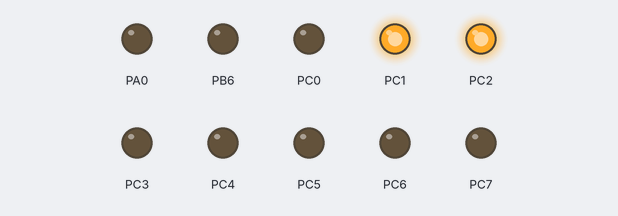
A program run on a simulated ATmega32, built with avr-gcc and emulated at 8 MHz. Shown: output pins drawn as LEDs (lit = HIGH). Pins used as bus, display or sensor lines are not drawn. At 0.1 s the program stops and its outputs stay as they are.

Above: at 0.1 s.
Timing chart, 0 to 1.6 s (numbered marks = the images above):
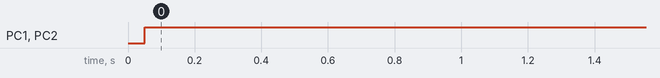

Measured:
- by itself, PC1, PC2: LOW → HIGH at 0.05 s

The program:

main.c
```c
#include"STD_TYPES.h"
#include"BIT_CALC.h"
#include"avr/delay.h"
#include"DIO_Interface.h"
#include"SPI_Interface.h"
#include"CLCD_interface.h"

//Slave Program

void main(void)
{
	u8 Local_u8ReceiveData;

	DIO_u8_SetPin_Dir(Group_B, DIO_u8_Pin_7 ,DIO_u8_Input);      //SCK Input for Slave
	DIO_u8_SetPin_Dir(Group_B, DIO_u8_Pin_6 ,DIO_u8_Output);      // MISO Master Input Slave Output
	DIO_u8_SetPin_Dir(Group_B, DIO_u8_Pin_5 ,DIO_u8_Input);    // MOSI Master Output Slave Input

	DIO_u8_SetPin_Dir(Group_B, DIO_u8_Pin_4 ,DIO_u8_Input);  // SS Input floating for Slave

	DIO_u8_SetPin_Dir(Group_A, DIO_u8_Pin_0 ,DIO_u8_Output);

	CLCD_voidInit();
	SPI_voidInitSlave();

	while(1)
	{
		Local_u8ReceiveData = SPI_u8Transceive(10);
		_delay_ms(1000);

		if(Local_u8ReceiveData == 1)
		{
			DIO_u8_SetPin_value(Group_A, DIO_u8_Pin_0 ,DIO_u8_High);
		}
	}
}


/*void main(void)
{
	//DIO_u8_SetPort_Dir(Group_B, DIO_u8_PORT_Output);
		DIO_u8_SetPort_Dir(Group_D, DIO_u8_PORT_Output);

		DIO_u8_SetPin_Dir(Group_B, DIO_u8_Pin_7 ,DIO_u8_Input);
		DIO_u8_SetPin_Dir(Group_B, DIO_u8_Pin_6 ,DIO_u8_Output);
		DIO_u8_SetPin_Dir(Group_B, DIO_u8_Pin_5 ,DIO_u8_Input);
		DIO_u8_SetPin_Dir(Group_B, DIO_u8_Pin_4 ,DIO_u8_Input);


		LCD_void_int_8Bit();

	//slave
	     //clc:I/P
	    //Miso:O/P
	   //Mosi:I/P
	   //SS:I/P
	//Master
		//clc:O/P-----B7
		//Miso:I/P----B6
		//Mosi:O/P----B5
		//SS:xxxx-----B4
	SPI_Slave_Init();
	u8 chr, state = 0;

	while(1)
	{
		chr = SPI_Transfer('S');
		if(chr == 'M'){
		DIO_u8_SetPin_value(Group_D,DIO_u8_Pin_3,DIO_u8_High);
		_delay_ms(1000);
		}
		//DIO_u8_SetPin_value(Group_D,DIO_u8_Pin_4,DIO_u8_High);}
		/*if(chr == 'A'){
		DIO_u8_SetPin_value(Group_D,DIO_u8_Pin_5,TOG_BIT(state,0));
		_delay_ms(1000);

		}
		if(chr == 'F'){

		DIO_u8_SetPin_value(Group_D,DIO_u8_Pin_4,TOG_BIT(state,0));
		_delay_ms(1000);

		}

	}

	SPI_Master_Init();
		while(1)
		{
			u8 chr;
			chr = SPI_Transfer("M");
		LCD_Void_Write_String(chr,0,0);

		}

}*/
```

CLCD_config.h
```c
/*
 * Config.h
 * CLCD driver for the microcontroller ATMega 32
 * Created on: May 8, 2023
 * Author: Heba Atef Ahmed
 */

#ifndef CLCD_CONFIG_H_
#define CLCD_CONFIG_H_

#define CLCD_DATA_PORT			Group_C

#define CLCD_CONTROL_PORT		Group_B
#define CLCD_RS_PIN				DIO_u8_Pin_0
#define CLCD_RW_PIN				DIO_u8_Pin_1
#define CLCD_E_PIN     			DIO_u8_Pin_2

#endif /* CLCD_CONFIG_H_ */
```

BIT_CALC.h
```c
/*
 * BIT_CALC.h
 * Created on: May 6, 2023
 * Author: Heba Atef Ahmed
 */
#ifndef BIT_CALC_H_
#define BIT_CALC_H_
#define SET_BIT(VAR,BitNo)    (VAR) |=  (1 << (BitNo))
#define CLR_BIT(VAR,BitNo)    (VAR) &= (~(1 << (BitNo)))
#define TOG_BIT(VAR,BitNo)    (VAR) ^=  (1 << (BitNo))
#define GET_BIT(VAR,BitNo)    (((VAR) >> (BitNo)) & (1))
#define ASSIGN_Bit(VAR,BitNo,value) do{if(value==1) SET_BIT(VAR,BitNo); else CLR_BIT(VAR,BitNo);}while(0)

#endif /* BIT_CALC_H_ */
```

CLCD_interface.h
```c
/*
 * Interface.h
 * CLCD driver for the microcontroller ATMega 32
 * Created on: May 8, 2023
 * Author: Heba Atef Ahmed
 */
#ifndef CLCD_INTERFACE_H_
#define CLCD_INTERFACE_H_

#define lcd_Clear           0x01          /* 0000 0001 replace all characters with ASCII 'space'                       */
#define lcd_Home            0x02          /* 0000 0010 return cursor to first position on first line                   */
#define lcd_EntryMode_Incr  0x06          // 0000 0110 shift cursor from left to right on read/write
#define lcd_EntryMode_Decr  0x04          // 0000 0100 shift cursor from right to left on read/write
#define lcd_DisplayOff      0x08          // 0000 1000 turn display off
#define lcd_DisplayOn       0x0C          // 0000 1100 display on, cursor off, don't blink character
#define lcd_FunctionReset   0x30          // 0011 0000 reset the LCD
#define lcd_FunctionSet8bit 0x38          // 0011 1000 8-bit data, 2-line display, 5 x 7 font
#define lcd_SetCGRam        0x40          // 0100 0000
#define lcd_SetCursor       0x80          // 1000 0000 set cursor position
#define lcd_CursorShift     0x10		  // 0001 0000 shifts cursor position to the left (AC decreased by1)

#define ADC_Port			PORT_A

void CLCD_voidInit(void);
void CLCD_voidSendCommand(u8 Copy_u8Command);
void CLCD_voidWriteCharctr(u8 Copy_u8Data);
void CLCD_voidWriteString (u8* Copy_pcString);
void CLCD_Gotoxy (u8 cpy_u8Xpos,u8 cpy_u8Ypos);

/*Store and write many characters*/
void CLCD_voidWriteExtraChar (u8* cpy_ExtraChar,u8 cpy_ExtraChar_No,u8 cpy_u8Xpos,u8 cpy_u8Ypos);

/*Store and write only one character in specific position*/
void CLCD_voidWriteOneExtraChar (u8* cpy_ExtraChar,u8 cpy_ExtraChar_pos,u8 cpy_u8Xpos,u8 cpy_u8Ypos);

/*Store only one character without write on screen in specific position*/
void CLCD_voidStoreOneExtraChar (u8* cpy_ExtraChar,u8 cpy_ExtraChar_pos);

void CLCD_voidWriteNumber (u32 Cpy_Number);

void CLCD_voidWriteOneNumber(u8 Cpy_OneNumber);

#endif /* CLCD_INTERFACE_H_ */
```

CLCD_program.c
```c
/*
 * Program.c
 * CLCD driver for the microcontroller ATMega 32
 * Created on: May 8, 2023
 * Author: Heba Atef Ahmed
 */

#include "STD_TYPES.h"
#include "DIO_interface.h"
#include "CLCD_config.h"
#include "CLCD_interface.h"
#include "util/delay.h"

#define F_CPU 8000000

void CLCD_voidInit(void){

	DIO_u8_SetPort_Dir(CLCD_DATA_PORT,DIO_u8_PORT_Output);

	DIO_u8_SetPin_Dir(CLCD_CONTROL_PORT,CLCD_RS_PIN,DIO_u8_Output);
	DIO_u8_SetPin_Dir(CLCD_CONTROL_PORT,CLCD_RW_PIN,DIO_u8_Output);
	DIO_u8_SetPin_Dir(CLCD_CONTROL_PORT,CLCD_E_PIN,DIO_u8_Output);

	DIO_u8_SetPin_value(CLCD_CONTROL_PORT,CLCD_E_PIN,DIO_u8_Low);

	/*wait for more than 30 msec*/
	_delay_ms(40);

	CLCD_voidSendCommand(lcd_Home);

	CLCD_voidSendCommand(lcd_FunctionSet8bit);

	CLCD_voidSendCommand(lcd_DisplayOn);

	CLCD_voidSendCommand(lcd_Clear);

	CLCD_voidSendCommand(lcd_EntryMode_Incr);
	_delay_ms(2);
}

void CLCD_voidSendCommand(u8 Copy_u8Command){

	/*Set RS pin to low for command*/
	DIO_u8_SetPin_value(CLCD_CONTROL_PORT,CLCD_RS_PIN,DIO_u8_Low);
	/*Set Rw pin to low for write*/
	DIO_u8_SetPin_value(CLCD_CONTROL_PORT,CLCD_RW_PIN,DIO_u8_Low);
	/*Set command to data pins*/
	DIO_u8_SetPort_value(CLCD_DATA_PORT,Copy_u8Command);
	/*Set enable pulse*/
	DIO_u8_SetPin_value(CLCD_CONTROL_PORT,CLCD_E_PIN,DIO_u8_Low);
	DIO_u8_SetPin_value(CLCD_CONTROL_PORT,CLCD_E_PIN,DIO_u8_High);
	_delay_ms(2);
	DIO_u8_SetPin_value(CLCD_CONTROL_PORT,CLCD_E_PIN,DIO_u8_Low);

}

void CLCD_voidWriteCharctr(u8 Copy_u8Data){
	/*Set RS pin to high for data*/
	DIO_u8_SetPin_value(CLCD_CONTROL_PORT,CLCD_RS_PIN,DIO_u8_High);
		/*Set Rw pin to low for write*/
	DIO_u8_SetPin_value(CLCD_CONTROL_PORT,CLCD_RW_PIN,DIO_u8_Low);
		/*Set Data to data pins*/
	DIO_u8_SetPort_value(CLCD_DATA_PORT,Copy_u8Data);
		/*Set enable pulse*/
	DIO_u8_SetPin_value(CLCD_CONTROL_PORT,CLCD_E_PIN,DIO_u8_Low);
	DIO_u8_SetPin_value(CLCD_CONTROL_PORT,CLCD_E_PIN,DIO_u8_High);
		_delay_ms(2);
		DIO_u8_SetPin_value(CLCD_CONTROL_PORT,CLCD_E_PIN,DIO_u8_Low);
}

void CLCD_voidWriteString (u8* Copy_pcString)
{
	u8 Local_u8Counter=0;
	while(Copy_pcString[Local_u8Counter]!='\0')
	{
		CLCD_voidWriteCharctr(Copy_pcString[Local_u8Counter]);
		Local_u8Counter++;
	}
}

void CLCD_Gotoxy (u8 cpy_u8Xpos,u8 cpy_u8Ypos)
{
	u8 Local_u8Address;
	if (cpy_u8Xpos==0)
	{
		/*location in first line*/
		Local_u8Address=cpy_u8Ypos;
	}
	else if (cpy_u8Xpos==1)
	{
		/*location in second line*/
		Local_u8Address=cpy_u8Ypos+0x40;
	}
	/*Set DDRAM Adress 0b10000000=128*/
	CLCD_voidSendCommand(Local_u8Address+128);
}

//Store and write only one character in specific position//
void CLCD_voidWriteOneExtraChar (u8* cpy_ExtraChar,u8 cpy_ExtraChar_pos,u8 cpy_u8Xpos,u8 cpy_u8Ypos)
{
	u8 local_u8CGRAMAdress=0,Local_u8Iterator;

	//Calculate the CGRAM Address whose each block is 8 bytes
	local_u8CGRAMAdress=cpy_ExtraChar_pos*8;

	//Send CGRAM Address command to LCD, with setting bit 6, clearing bit 7
	CLCD_voidSendCommand(local_u8CGRAMAdress+64);

	//write the pattern into CGRAM
	for (Local_u8Iterator=0;Local_u8Iterator<9;Local_u8Iterator++)
	{
		CLCD_voidWriteCharctr(cpy_ExtraChar[Local_u8Iterator]);
	}

	//Go back to the DDRAM to display the pattern
	CLCD_Gotoxy(cpy_u8Xpos,cpy_u8Ypos);

	//Display the pattern written in the CGRAM
	CLCD_voidWriteCharctr(cpy_ExtraChar_pos);
}

//Store and write many characters//
//ExtraChar_No-> Many characters will be store (one char or 2 or ...8 characters) then written
void CLCD_voidWriteExtraChar (u8* cpy_ExtraChar,u8 cpy_ExtraChar_No,u8 cpy_u8Xpos,u8 cpy_u8Ypos)
{
	u8 Local_u8Iterator;

	//Send CGRAM Address command to LCD, with setting bit 6, clearing bit 7
	CLCD_voidSendCommand(64);

	//write the pattern into CGRAM
	for (Local_u8Iterator=0;Local_u8Iterator<(cpy_ExtraChar_No*8);Local_u8Iterator++)
	{
		CLCD_voidWriteCharctr(cpy_ExtraChar[Local_u8Iterator]);
	}

	//Go back to the DDRAM to display the pattern
	CLCD_Gotoxy(cpy_u8Xpos,cpy_u8Ypos);

	//For arabic to write from right to left
	//CLCD_voidSendCommand(lcd_EntryMode_Decr);

	//Display the pattern written in the CGRAM
	for (Local_u8Iterator=0;Local_u8Iterator<cpy_ExtraChar_No;Local_u8Iterator++)
		{
			CLCD_voidWriteCharctr(Local_u8Iterator);
		}
}

//Store only one character without write on screen in specific position//
void CLCD_voidStoreOneExtraChar (u8* cpy_ExtraChar,u8 cpy_ExtraChar_pos)
{
	u8 local_u8CGRAMAdress=0,Local_u8Iterator;

	//Calculate the CGRAM Address whose each block is 8 bytes
	local_u8CGRAMAdress=cpy_ExtraChar_pos*8;

	//Send CGRAM Address command to LCD, with setting bit 6, clearing bit 7
	CLCD_voidSendCommand(local_u8CGRAMAdress+64);

	//write the pattern into CGRAM
	for (Local_u8Iterator=0;Local_u8Iterator<9;Local_u8Iterator++)
	{
		CLCD_voidWriteCharctr(cpy_ExtraChar[Local_u8Iterator]);
	}

	//Go back to the DDRAM to display the pattern
	CLCD_Gotoxy(0,0);

	//Display the pattern written in the CGRAM
	//CLCD_voidWriteCharctr(cpy_ExtraChar_pos);
}

void CLCD_voidWriteNumber(u32 Cpy_Number)
{
CLCD_voidWriteCharctr((Cpy_Number/1000)+48);
CLCD_voidWriteCharctr(((Cpy_Number%1000)/100)+48);
CLCD_voidWriteCharctr(((Cpy_Number%100)/10)+48);
CLCD_voidWriteCharctr((Cpy_Number%10)+48);
}

void CLCD_voidWriteOneNumber(u8 Cpy_OneNumber)
{
	CLCD_voidWriteCharctr((Cpy_OneNumber%10)+48);

}
```

SPI_Interface.h
```c
/*
 *  SPI_Driver_Slave
 *  SPI_Interface.h
 *  Created on: Jun 17, 2023
 *  Author: Heba Atef Ahmed
 */

#ifndef SPI_INTERFACE_H_
#define SPI_INTERFACE_H_

void SPI_voidInitMaster(void);
void SPI_voidInitSlave(void);
u8 SPI_u8Transceive(u8 Copy_u8Data);

/*void SPI_Master_Init(void);
void SPI_Slave_Init(void);
u8 SPI_Transfer(u8 Data);*/


#endif /* SPI_INTERFACE_H_ */
```

SPI_Program.c
```c
/*
 *  SPI_Driver_Slave
 *  SPI_Program.c
 *  Created on: Jun 17, 2023
 *  Author: Heba Atef Ahmed
 */

#include"STD_TYPES.h"
#include"BIT_CALC.h"
#include"DIO_Interface.h"
#include"SPI_Private.h"
#include"SPI_Interface.h"


void SPI_voidInitMaster(void)
{
	//Master Mode
	SET_BIT(SPCR,SPCR_MSTR);

	//Clock Prescaller devide By 16
	SET_BIT(SPCR,SPCR_SPR0);
	CLR_BIT(SPCR,SPCR_SPR1);
	CLR_BIT(SPSR,SPSR_SPI2X);

	//SPI Enable
	SET_BIT(SPCR,SPCR_SPE);
}

void SPI_voidInitSlave(void)
{
	//Slave Mode
	CLR_BIT(SPCR,SPCR_MSTR);

	//SPI Enable
	SET_BIT(SPCR,SPCR_SPE);
}

u8 SPI_u8Transceive(u8 Copy_u8Data)
{
	//Send the Data
	SPDR = Copy_u8Data;

	//Wait (busy waiting) until Transfer Complete
	while(GET_BIT(SPSR,SPSR_SPIF) == 0);

	//Get The Exchanged Data
	return SPDR;
}


/*void SPI_Master_Init(void){
	SPCR = 0b01010001;     // SPI Interrupt Disable
	                      //SPI Enable
	                    // MSB First
	                   // Master Mode
	                  //CPole =0, CPHA=0
	                 //Prescaller dr/16

}
void SPI_Slave_Init(void)
{
	SPCR = 0b01000000;        // SPI Interrupt Disable
		                     //SPI Enable
		                    // MSB First
		                   // Slave Mode
		                  //CPole =0, CPHA=0
		                 //Prescaller don't care

}

u8 SPI_Transfer(u8 Data)
{
	SPDR = Data;
	while(GET_BIT(SPSR,7) == 0);   //Check For Transsmission Complete Flag
	return SPDR;
}*/
```

DIO_Interface.h
```c
/*
 * Interface.h
 * DIO driver for the microcontroller ATMega 32
 * Created on: May 6, 2023
 * Author: Heba Atef Ahmed
 */

#ifndef DIO_INTERFACE_H_
#define DIO_INTERFACE_H_

#define Group_A 0
#define Group_B 1
#define Group_C 2
#define Group_D 3
#define Invalid_u8_Error  0
#define DIO_u8_High 1
#define DIO_u8_Low 0
#define DIO_u8_Input 0
#define DIO_u8_Output 1
#define DIO_u8_PORT_Output 255

#define Valid 1
#define DIO_u8_Pin_0  0
#define DIO_u8_Pin_1  1
#define DIO_u8_Pin_2  2
#define DIO_u8_Pin_3  3
#define DIO_u8_Pin_4  4
#define DIO_u8_Pin_5  5
#define DIO_u8_Pin_6  6
#define DIO_u8_Pin_7  7
#define Result  0


u8 DIO_u8_SetPin_value(u8 Copy_u8_PortID,u8 Copy_u8_Pin_ID,u8 Copy_u8_Pin_Val);

u8 DIO_u8_SetPin_Dir(u8 Copy_u8_PortID,u8 Copy_u8_Pin_ID,u8 Copy_u8_Pin_Dir);

u8 DIO_u8_SetPort_value(u8 Copy_u8_PortID, u8 Copy_u8_Port_Val);

u8 DIO_u8_SetPort_Dir(u8 Copy_u8_PortID, u8 Copy_u8_Port_Dir);

u8 DIO_u8_GetPin_value(u8 Copy_u8_PortID,u8 Copy_u8_Pin_ID, u8 *Copy_Pu8_u8_Pin_Val);

u8 DIO_u8_GetPort_value(u8 Copy_u8_PortID, u8 *Copy_Pu8_u8_Pin_Val);


#endif /* DIO_INTERFACE_H_ */
```

DIO_Private.h
```c
/*
 * Private.h
 * DIO driver for the microcontroller ATMega 32
 * Created on: May 6, 2023
 * Author: Heba Atef Ahmed
 */

#ifndef DIO_PRIVATE_H_
#define DIO_PRIVATE_H_

#define DIO_u8_DDRA *((volatile u8*)0x3A)
#define DIO_u8_DDRB *((volatile u8*)0x37)
#define DIO_u8_DDRC *((volatile u8*)0x34)
#define DIO_u8_DDRD *((volatile u8*)0x31)
#define DIO_u8_PORTA *((volatile u8*)0x3B)
#define DIO_u8_PORTB *((volatile u8*)0x38)
#define DIO_u8_PORTC *((volatile u8*)0x35)
#define DIO_u8_PORTD *((volatile u8*)0x32)
#define DIO_u8_PINA *((volatile u8*)0x39)
#define DIO_u8_PINB *((volatile u8*)0x36)
#define DIO_u8_PINC *((volatile u8*)0x33)
#define DIO_u8_PIND *((volatile u8*)0x30)


#endif /* DIO_PRIVATE_H_ */
```

DIO_Program.c
```c
/*
 * Program.c
 * DIO driver for the microcontroller ATMega 32
 * Created on: May 6, 2023
 * Author: Heba Atef Ahmed
 */

#include"STD_TYPES.h"
#include"BIT_CALC.h"
#include"DIO_Private.h"
#include"DIO_Interface.h"

u8 DIO_u8_SetPin_value(u8 Copy_u8_PortID,u8 Copy_u8_Pin_ID,u8 Copy_u8_Pin_Val)
{

	if( (Copy_u8_Pin_ID >= 0) && (Copy_u8_Pin_ID <= 7) ){

		if( (Copy_u8_Pin_Val == DIO_u8_Low) || (Copy_u8_Pin_Val == DIO_u8_High) ){

			switch(Copy_u8_PortID){

			case Group_A:
				ASSIGN_Bit(DIO_u8_PORTA, Copy_u8_Pin_ID, Copy_u8_Pin_Val);
				break;

			case Group_B:
				ASSIGN_Bit(DIO_u8_PORTB, Copy_u8_Pin_ID, Copy_u8_Pin_Val);
				break;

			case Group_C:
				ASSIGN_Bit(DIO_u8_PORTC, Copy_u8_Pin_ID, Copy_u8_Pin_Val);
				break;

			case Group_D:
			ASSIGN_Bit(DIO_u8_PORTD, Copy_u8_Pin_ID, Copy_u8_Pin_Val);
			break;

			default: return Invalid_u8_Error ;
			}
		}else
             return Invalid_u8_Error ;
	}else
         return Invalid_u8_Error ;
	return Valid;
}
u8 DIO_u8_SetPin_Dir(u8 Copy_u8_PortID,u8 Copy_u8_Pin_ID,u8 Copy_u8_Pin_Dir)
{

	if( (Copy_u8_Pin_ID >= 0) && (Copy_u8_Pin_ID <= 7) ){

		if((Copy_u8_Pin_Dir == DIO_u8_Input) || (Copy_u8_Pin_Dir == DIO_u8_Output)){

			switch(Copy_u8_PortID){

			case Group_A:
				ASSIGN_Bit(DIO_u8_DDRA, Copy_u8_Pin_ID, Copy_u8_Pin_Dir);
				break;

			case Group_B:
				ASSIGN_Bit(DIO_u8_DDRB, Copy_u8_Pin_ID, Copy_u8_Pin_Dir);
				break;

			case Group_C:
				ASSIGN_Bit(DIO_u8_DDRC, Copy_u8_Pin_ID, Copy_u8_Pin_Dir);
				break;

			case Group_D:
			ASSIGN_Bit(DIO_u8_DDRD, Copy_u8_Pin_ID, Copy_u8_Pin_Dir);
			break;

			default: return Invalid_u8_Error;
			}
		}else
			return Invalid_u8_Error;
	}else
		return Invalid_u8_Error;

	return Valid;
}

u8 DIO_u8_SetPort_value(u8 Copy_u8_PortID, u8 Copy_u8_Port_Val)
{
	switch(Copy_u8_PortID)
	{
	case Group_A: DIO_u8_PORTA = Copy_u8_Port_Val;
			break;
	case Group_B: DIO_u8_PORTB = Copy_u8_Port_Val;
			break;
	case Group_C: DIO_u8_PORTC = Copy_u8_Port_Val;
			break;
	case Group_D: DIO_u8_PORTD = Copy_u8_Port_Val;
			break;
	default: return Invalid_u8_Error ;
	}
	return Valid;
}

u8 DIO_u8_SetPort_Dir(u8 Copy_u8_PortID, u8 Copy_u8_Port_Dir)
{
	switch(Copy_u8_PortID)
	{
	case Group_A: DIO_u8_DDRA = Copy_u8_Port_Dir;
			break;
	case Group_B: DIO_u8_DDRB = Copy_u8_Port_Dir;
			break;
	case Group_C: DIO_u8_DDRC = Copy_u8_Port_Dir;
			break;
	case Group_D: DIO_u8_DDRD = Copy_u8_Port_Dir;
			break;
	default: return Invalid_u8_Error ;
	}

	return Valid;
}

u8 DIO_u8_GetPin_value(u8 Copy_u8_PortID,u8 Copy_u8_Pin_ID, u8 *Copy_Pu8_u8_Pin_Val)
{
	switch(Copy_u8_PortID)
	{
	case Group_A: *Copy_Pu8_u8_Pin_Val = GET_BIT(DIO_u8_PINA,Copy_u8_Pin_ID);
			break;
	case Group_B: *Copy_Pu8_u8_Pin_Val = GET_BIT(DIO_u8_PINB,Copy_u8_Pin_ID);
			break;
	case Group_C: *Copy_Pu8_u8_Pin_Val = GET_BIT(DIO_u8_PINC,Copy_u8_Pin_ID);
			break;
	case Group_D: *Copy_Pu8_u8_Pin_Val = GET_BIT(DIO_u8_PIND,Copy_u8_Pin_ID);
			break;
	default: return Invalid_u8_Error ;
	}
	return Valid;
}

u8 DIO_u8_GetPort_value(u8 Copy_u8_PortID, u8 *Copy_Pu8_u8_Pin_Val)
{
	switch(Copy_u8_PortID)
	{
	case Group_A: *Copy_Pu8_u8_Pin_Val = DIO_u8_PORTA;
			break;
	case Group_B: *Copy_Pu8_u8_Pin_Val = DIO_u8_PORTB;
			break;
	case Group_C: *Copy_Pu8_u8_Pin_Val = DIO_u8_PORTC;
			break;
	case Group_D: *Copy_Pu8_u8_Pin_Val = DIO_u8_PORTD;
			break;
	default: return Invalid_u8_Error ;
	}
	return Valid;
}
```

STD_TYPES.h
```c
/*
 *  STD_TYPES.h
 *  Created on: May 6, 2023
 *  Author: Heba Atef Ahmed
 */

#ifndef STD_TYPES_H_
#define STD_TYPES_H_

typedef unsigned char u8;
typedef unsigned short int u16;
typedef unsigned long int u32;

typedef signed char s8;
typedef signed short int s16;
typedef signed long int s32;

typedef float f32;
typedef double f64;


#endif /* STD_TYPES_H_ */
```

Source omitted: SPI_Private.h (1579 bytes)
